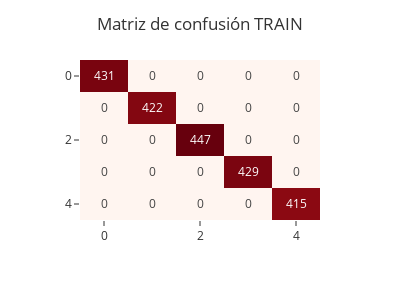

Notebook code for this chart:
### Code cell
confusion_matrix_train = sklearn.metrics.confusion_matrix(y_true=y_train, y_pred=train_predicions)

fig = px.imshow(
    confusion_matrix_train,
    text_auto=".2d",
    color_continuous_scale="reds",
    # x=["0", "1"],
    # y=["0", "1"],
    aspect="auto",
)
fig.update_layout(title="Matriz de confusión TRAIN", autosize=False, template="ggplot2", width=400, height=300, coloraxis_showscale=False)
fig.show()

### Figure 1 — Plotly figure (JSON) as saved in the notebook; plotly's stock layout.template omitted (floating-point values rounded to 4 significant figures)
{"data": [{"coloraxis": "coloraxis", "hovertemplate": "x: %{x}<br>y: %{y}<br>color: %{z}<extra></extra>", "name": "0", "texttemplate": "%{z:.2d}", "type": "heatmap", "xaxis": "x", "yaxis": "y", "z": [[431, 0, 0, 0, 0], [0, 422, 0, 0, 0], [0, 0, 447, 0, 0], [0, 0, 0, 429, 0], [0, 0, 0, 0, 415]]}], "layout": {"autosize": false, "coloraxis": {"colorscale": [[0, "rgb(255,245,240)"], [0.125, "rgb(254,224,210)"], [0.25, "rgb(252,187,161)"], [0.375, "rgb(252,146,114)"], [0.5, "rgb(251,106,74)"], [0.625, "rgb(239,59,44)"], [0.75, "rgb(203,24,29)"], [0.875, "rgb(165,15,21)"], [1, "rgb(103,0,13)"]], "showscale": false}, "height": 300, "margin": {"t": 60}, "title": {"text": "Matriz de confusión TRAIN"}, "width": 400, "xaxis": {"anchor": "y", "domain": [0, 1]}, "yaxis": {"anchor": "x", "autorange": "reversed", "domain": [0, 1]}}}
